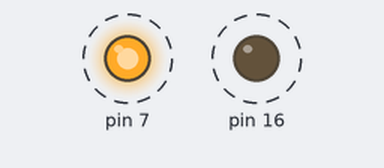
A program run on a simulated Raspberry Pi (header pin numbers). Shown: output pins drawn as LEDs (lit = HIGH). Dashed ring = blinking.

Above: at 0.1 s.
Timing chart, 0 to 3.0 s (numbered marks = the images above):
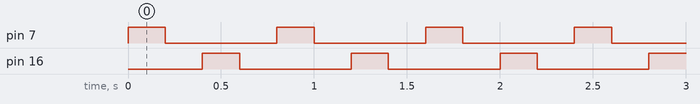

The program:

rotacija.py
```python
import RPi.GPIO as GPIO
import time
GPIO.setmode(GPIO.BOARD)
GPIO.setup(7,GPIO.OUT)
GPIO.setup(16,GPIO.OUT)
x=0
while 1 :
    GPIO.output(7,True)
    time.sleep(0.2)
    GPIO.output(7,False)
    time.sleep(0.2)
    GPIO.output(16,True)
    time.sleep(0.2)
    GPIO.output(16,False)
    time.sleep(0.2)
```

Measured:
- by itself, pin 7, pin 16: alternates HIGH for 0.20 s and LOW for 0.60 s
- by itself, everything shown: repeats every 0.80 s, in 4 steps
